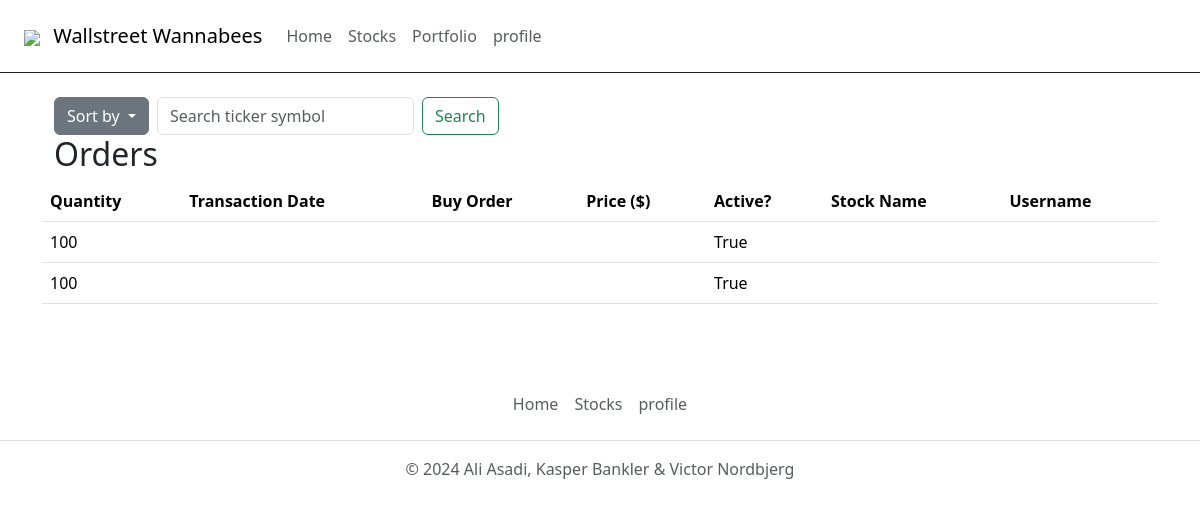
Before: /portfolio/ (signed in) with the older database file.
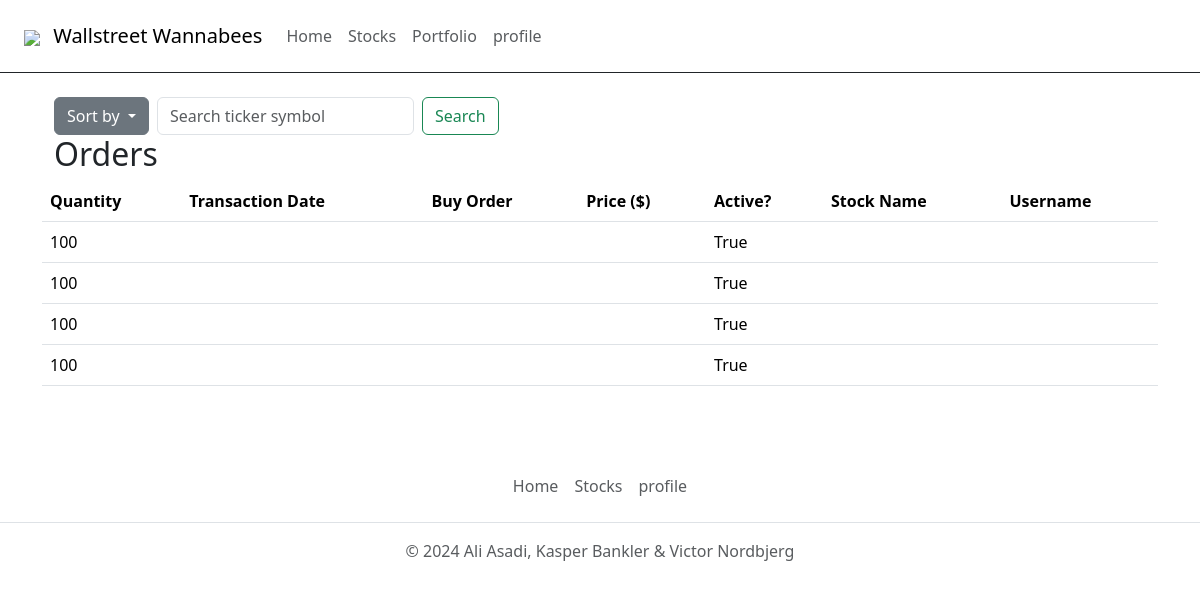
After: the same page with the newer database file.
### accounts/models.py (models this page shows, shortened)
class CustomUser(AbstractUser):
    balance=models.FloatField(default=100000)
    class Meta:
        app_label = 'accounts'

### portfolio/models.py (models this page shows, shortened)
class Order(models.Model):
    quantity = models.IntegerField(default=0)
    isActive = models.BooleanField(max_length=255, default=True)
    user = models.ForeignKey(CustomUser, on_delete=models.CASCADE)
    stock = models.ForeignKey(Stock, on_delete=models.CASCADE)

### portfolio/views.py (the view)
# urls.py: path('', views.index, name='index'),
@login_required
def index(request, sort=None):
    orders = Order.objects.filter(user=request.user, isActive=True)
    orders = list(orders.values())  # Konverterer orders til list af dictionaries
    if sort == 'price':
        quicksort(orders, 0, len(orders) - 1, "price", descending=True)
    return render(request, "index.html", {"orders": orders})

### portfolio/templates/index.html (shortened to what this page needs)
{% extends "base.html" %}
{% block content %}
<div class="container">
  <div class="row">
    <div class="col">
      <div class="d-flex align-items-center">
        <div class="dropdown">
          <a
            class="btn btn-secondary dropdown-toggle"
            href="#"
            role="button"
            data-bs-toggle="dropdown"
            aria-expanded="false"
          >
            Sort by
          </a>
        </div>
        <form class="d-flex ms-2" role="search" id="searchForm">
          <input
            class="form-control me-2"
            type="search"
            placeholder="Search ticker symbol"
            aria-label="Search"
            id="searchInput"
          />
          <button class="btn btn-outline-success" type="submit">Search</button>
        </form>
      </div>
      </div>
      <h2>Orders</h2>
      <table class="table">
        <thead>
          <tr>
            <th>Quantity</th>
            <th>Transaction Date</th>
            <th>Buy Order</th>
            <th>Price ($)</th>
            <th>Active?</th>
            <th>Stock Name</th>
            <th>Username</th>
          </tr>
        </thead>
        <tbody>
          {% for order in orders %}
            <tr>
              <td>{{ order.quantity }}</td>
              <td>{{ order.transactionDate }}</td>
              <td>{{ order.isBuyOrder }}</td>
              <td>{{ order.price }}</td>
              <td>{{ order.isActive }}</td>
              <td>{{ order.stock }}</td>
              <td>{{ order.user }}</td>
            </tr>
          {% endfor %}
        </tbody>
      </table>
    </div>
  </div>
{% endblock %}

### templates/base.html (shortened to what this page needs)
<!DOCTYPE html>
<html lang="en">
  <head>
    <link
      href="https://cdn.jsdelivr.net/npm/bootstrap@5.3.3/dist/css/bootstrap.min.css"
      rel="stylesheet"
    />
  </head>
  <body>
    <nav class="navbar bg-body-white px-3 border-bottom border-dark">
      <div class="navbar">
        <a class="navbar-brand" href="/">
        <img class="img-fluid px-2" style="height:50px;" src="https://img.freepik.com/premium-vector/ww-logo-design_705304-609.jpg" />
        Wallstreet Wannabees
      </a>
          <a href="/" class="nav-link px-2 text-muted zoom">Home</a>
          <a href="/stocks" class="nav-link px-2 text-muted zoom">Stocks</a>
          <a href="/portfolio/" class="nav-link px-2 text-muted zoom">Portfolio</a>
          <a href="/accounts/{{user.username|yesno:"profile,login"}}" class=" zoom nav-link px-2 text-muted">{{user.username|yesno:"profile,login"}}</a>
        </div>
    </nav>
    <main class="container py-4 mains" >{% block content %} {% endblock %}</main>
    <footer class="py-3 my-4">
      <ul class="nav justify-content-center border-bottom pb-3 mb-3">
        <li class="nav-item">
          <a href="/" class="nav-link px-2 text-muted zoom">Home</a>
        </li>
        <li class="nav-item">
          <a href="/stocks" class="nav-link px-2 text-muted zoom">Stocks</a>
        </li>
        <li class="nav-item">
          <a href="/accounts/{{user.username|yesno:"profile,login"}}" class="nav-link px-2 text-muted zoom">{{user.username|yesno:"profile,login"}}</a>
        </li>
      </ul>
      <p class="text-center text-muted">
        &copy; 2024 Ali Asadi, Kasper Bankler & Victor Nordbjerg
      </p>
    </footer>
  </body>
</html>

### templates/base.html (style rules this page uses)
.zoom { transition: transform .4s; margin: 0 auto; }

Changed rows visible on the page:
added Order: quantity "100", isActive "True"
added Order: quantity "100", isActive "True"
